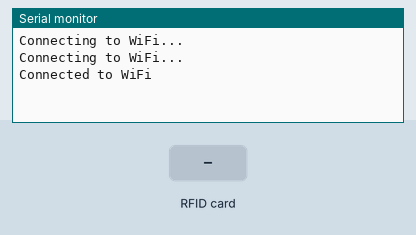
Recording of a sketch running on a simulated ESP8266 (NodeMCU). Shown: the last lines printed to the serial monitor. The inputs (shaded band) are chosen by the test bench. WiFi joins after 1.5 s; servers stay silent unless stated; the local clock reads 2024-03-15 10:24:30 at power-on unless the sketch sets it.

Above: at 3.5 s.
3.6 s: RFID card 5E 7A 19 C4 held to the reader
At 4.7 s:
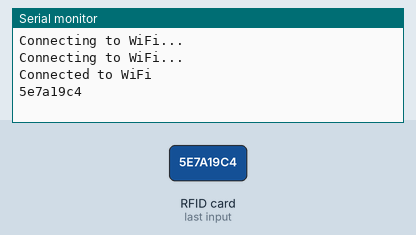
5.1 s: RFID card 5E 7A 19 C4 held to the reader
At 6.2 s:
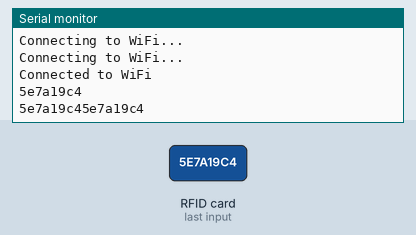
6.6 s: RFID card 5E 7A 19 C4 held to the reader
At 7.9 s:
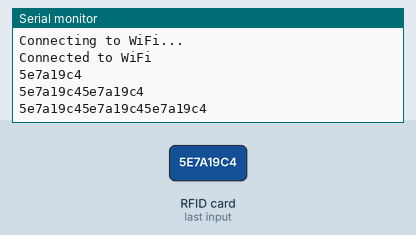

Measured:
- after the input at 3.6 s, the serial monitor: prints a new line at once (image 1)
- after the input at 5.1 s, the serial monitor: prints a new line at once (image 2)
- after the input at 6.6 s, the serial monitor: prints a new line at once (image 3)

The sketch:

TIPNo-05_ESP.ino
```cpp
#include <SPI.h>
#include <MFRC522.h>
#include <ESP8266WiFi.h>
#include <WiFiClientSecure.h>
#include <UniversalTelegramBot.h>
#include <ArduinoJson.h>
#include <SoftwareSerial.h>

#define SS_PIN 10
#define RST_PIN 9

MFRC522 mfrc522(SS_PIN, RST_PIN);
String rfidTag1="";
String rfidTag2="";
const char* ssid = "project";
const char* password = "nopassword";
const char* botToken = "6087121870:AAGxW7OmH2KjHmWwSEqWenbvj5wDXfuxJvQ";
#define chatId "-4105310420"

X509List cert(TELEGRAM_CERTIFICATE_ROOT);
WiFiClientSecure secured_client;
UniversalTelegramBot bot(botToken, secured_client);
int dist=0;

void setup() {
  Serial.begin(9600);
  SPI.begin();
  mfrc522.PCD_Init();
   configTime(0, 0, "pool.ntp.org");
  secured_client.setTrustAnchors(&cert);
  WiFi.begin(ssid, password);
  while (WiFi.status() != WL_CONNECTED) {
    delay(1000);
    Serial.println("Connecting to WiFi...");
  }
  Serial.println("Connected to WiFi");
  bot.sendMessage(chatId, "Bot started up", "");
}

void loop() {
  if (mfrc522.PICC_IsNewCardPresent() && mfrc522.PICC_ReadCardSerial()) {
    for (byte i = 0; i < mfrc522.uid.size; i++) {
      rfidTag1.concat(String(mfrc522.uid.uidByte[i] < 0x10 ? "0" : ""));
      rfidTag1.concat(String(mfrc522.uid.uidByte[i], HEX));
    }
    Serial.println(rfidTag1);
    if(rfidTag1!=rfidTag2){
      dist++;
      String msg="You have covered" +String(dist)+"km. \n Amount you should pay is ₹"+String(dist*50);
      bot.sendMessage(chatId, msg, "");
    }
  }
}
```
